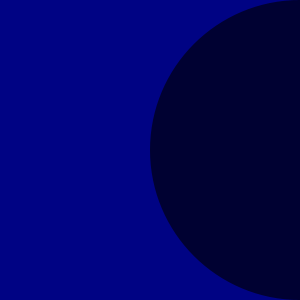
Frame 1 (no input)
Frame 60 (the mouse pressed at the canvas centre just before this capture): identical to frame 1, image omitted
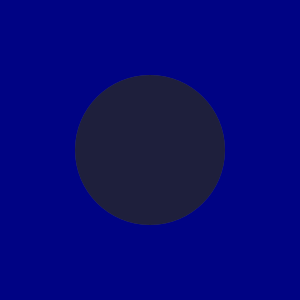
Frame 120 (the mouse held since frame 60 and released just before this capture)

The Processing sketch that drew these frames (run headless with seeded random() and noise(); from frame 60 on, the mouse is pressed at the canvas centre):

// Processing sketch: sketch_190605ul
// ── sketch_190605ul.pde
void setup() {
  size(300, 300);
  noStroke();
}

void draw() {
  float x = mouseX;
  float y = mouseY;
  float ix = width - mouseX; // Inverse X
  float iy = height - mouseY; // Inverse Y
  background(900);
  fill(205, 100);
  ellipse(x, height/2, y, y);
  fill(0, 159);
  ellipse(ix, height/2, iy, iy);
}
